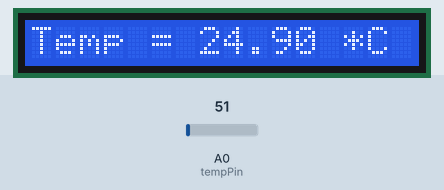
This sketch was run on a simulated Arduino Uno, built with avr-gcc and run on an emulated ATmega328P. Shown: 16×1 character LCD. The inputs (shaded band) are chosen by the test bench; at power-on: A0 (tempPin) = 51.

Above: at 2.2 s.
2.3 s: A0 (tempPin) set to 61
At 3.4 s:
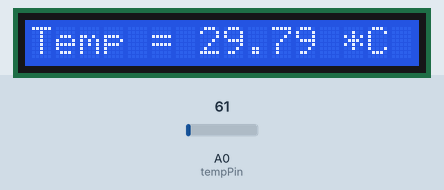
4.5 s: A0 (tempPin) set to 71
At 6.2 s:
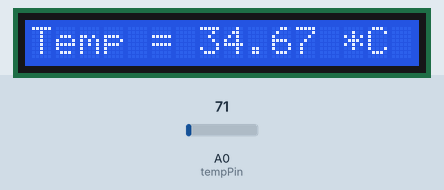
6.5 s: A0 (tempPin) set to 86
At 8.3 s:
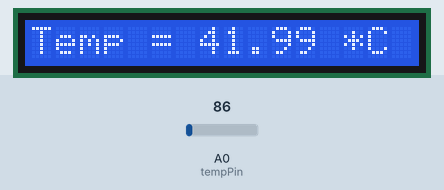
Timing chart, 0 to 9.8 s (numbered marks = the images above; inputs shaded):
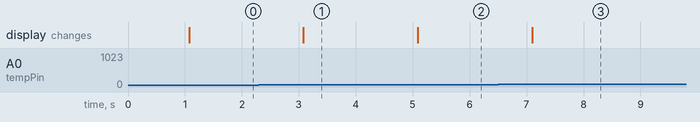

The sketch:

temperature_sensor.ino
```cpp
#include <LiquidCrystal.h>

LiquidCrystal lcd(8, 9, 10, 11, 12, 13);
float tempValue;
int tempPin = A0;

void setup(){
  Serial.begin(9600);
  lcd.begin(16,1);
  lcd.print("Temperature Sensor");
  delay(1000);
  lcd.clear();
}

void loop(){
  tempValue = analogRead(tempPin);
  tempValue *= 0.48828125;
  lcd.clear();
  lcd.print("Temp = ");
  lcd.print(tempValue);
  lcd.print(" *C");
  delay(1000);
}
```

Measured:
- after the input at 2.3 s, the display: changes after 0.78 s (image 1)
- after the input at 4.5 s, the display: changes after 0.59 s (image 2)
- after the input at 6.5 s, the display: changes after 0.60 s (image 3)
